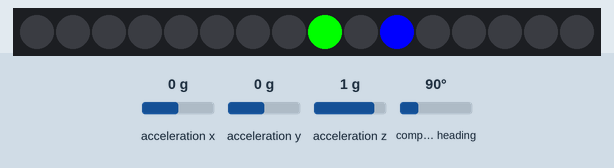
Bench run of a sketch on a simulated Arduino Uno, built with avr-gcc and run on an emulated ATmega328P. Shown: 16 RGB LEDs in strip order, left to right. The inputs (shaded band) are chosen by the test bench; at power-on: acceleration x 0 g, compass heading 90°, acceleration y 0 g, acceleration z 1 g.

Above: at 1.2 s.
1.3 s: acceleration x set to -1.4 g
At 2.3 s:
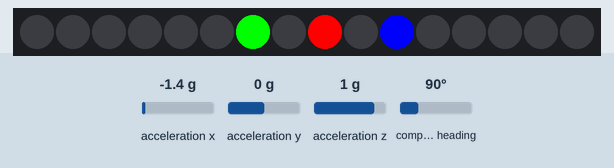
2.8 s: compass heading set to 352°
4.3 s: acceleration y set to 0.8 g
At 5.0 s:
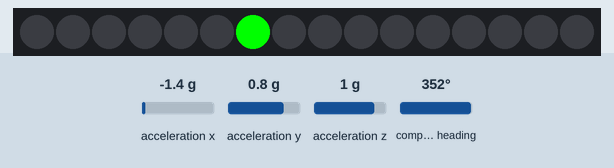
5.8 s: acceleration z set to -1.4 g
7.3 s: acceleration z set to 0.8 g
8.8 s: acceleration y set to 0 g
Timing chart, 0 to 11.3 s (numbered marks = the images above; inputs shaded):
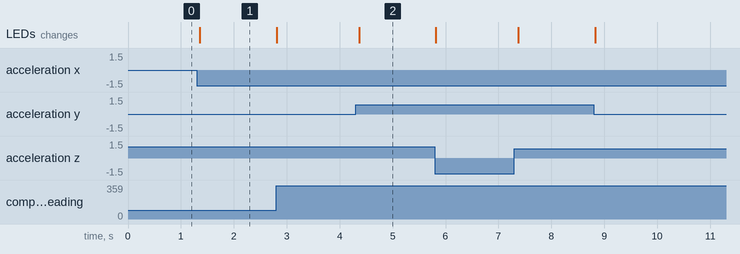

Measured:
- after the input at 1.3 s, the LEDs: change after 0.05 s (image 1)
- after the input at 4.3 s, the LEDs: change after 0.07 s (image 2)

The sketch:

bunny.ino
```cpp
#include <Wire.h>
#include <Adafruit_Sensor.h>
#include <Adafruit_BNO055.h>
#include <utility/imumaths.h>
#include <Adafruit_NeoPixel.h>
#define BNO055_SAMPLERATE_DELAY_MS (100)
#define PIN 6
Adafruit_NeoPixel strip = Adafruit_NeoPixel(16, PIN, NEO_GRB + NEO_KHZ800);
Adafruit_BNO055 bno = Adafruit_BNO055(55);
void setup()
{
  Serial.begin(9600);
  strip.begin();
  strip.show();
  if (!bno.begin())
  {
    Serial.print("Ooops, no BNO055 detected ... Check your wiring or I2C ADDR!");
    while (1);
  }
}

void loop() {
  sensors_event_t event;
  bno.getEvent(&event);
  colorGo(strip.Color(0,0,0), 50);
  strip.setPixelColor(map((int)event.orientation.z, -300, 300, 0, 16), strip.Color(255, 0,0));
  strip.setPixelColor(map((int)event.orientation.y, -300, 300, 0, 16), strip.Color(0, 255,0));
  strip.setPixelColor(map((int)event.orientation.x, -300, 300, 0, 16), strip.Color(0, 0,255));
  strip.show();
  delay(BNO055_SAMPLERATE_DELAY_MS);
}

void colorGo(uint32_t c, uint8_t wait) {
  for (uint16_t i = 0; i < strip.numPixels(); i++) {
    strip.setPixelColor(i, c);
  }
  strip.show();
}
```
